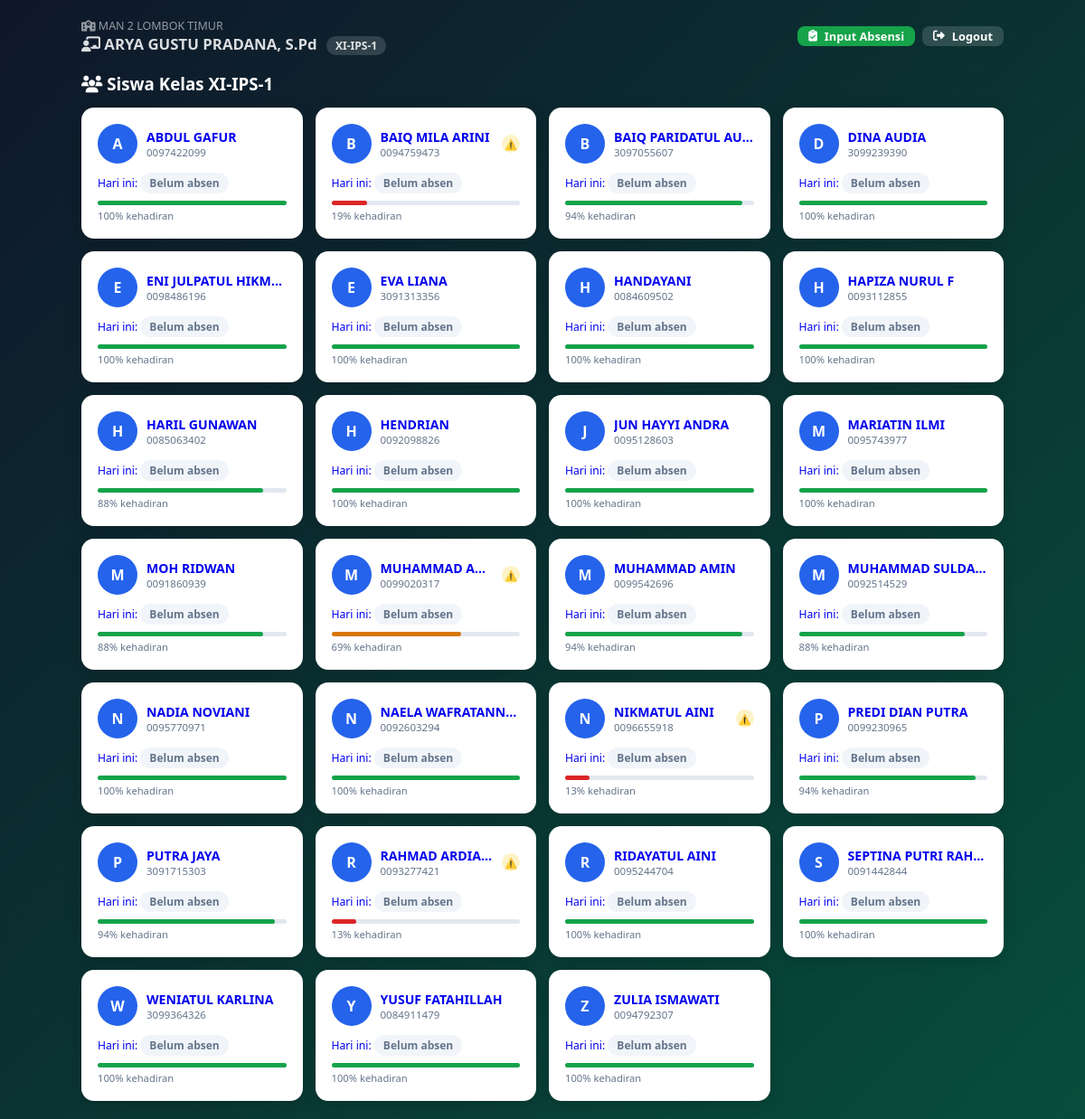
Screenshot of /notif_wali_kelas.php (signed in) with the database file from the repository.
### tables this page shows
CREATE TABLE `pengaturan` (
  `id` int(11) NOT NULL,
  `nama_sekolah` varchar(200) DEFAULT 'Nama Sekolah',
  `alamat` text DEFAULT NULL,
  `logo` varchar(255) DEFAULT NULL,
  `kepala_sekolah` varchar(200) DEFAULT NULL,
  `nip_kepala` varchar(50) DEFAULT NULL,
  `jam_masuk` time DEFAULT '07:00:00',
  `jam_terlambat` time DEFAULT '07:30:00',
  `jam_pulang` time DEFAULT '14:00:00',
  `token_wa` varchar(200) DEFAULT '',
  `pin_admin` varchar(255) DEFAULT NULL
);

CREATE TABLE `wali` (
  `id` int(11) NOT NULL,
  `username` varchar(50) NOT NULL,
  `password` varchar(255) NOT NULL,
  `nama` varchar(100) NOT NULL,
  `jabatan` varchar(100) DEFAULT 'Wali Kelas',
  `created_at` timestamp NOT NULL DEFAULT current_timestamp(),
  `kelas_wali` varchar(30) DEFAULT '',
  `no_hp` varchar(20) DEFAULT '',
  `no_wa` varchar(20) DEFAULT '',
  `foto` varchar(200) DEFAULT '',
  `pin` varchar(255) DEFAULT NULL,
  `foto_wali` varchar(255) DEFAULT '',
  `is_bk` tinyint(1) DEFAULT 0
);

CREATE TABLE `siswa` (
  `id` int(11) NOT NULL,
  `nis` varchar(20) NOT NULL,
  `nama` varchar(100) NOT NULL,
  `kelas` varchar(20) NOT NULL,
  `aktif` tinyint(1) DEFAULT 1,
  `foto` varchar(255) DEFAULT NULL,
  `barcode_img` varchar(255) DEFAULT NULL,
  `password` varchar(255) DEFAULT NULL,
  `created_at` timestamp NOT NULL DEFAULT current_timestamp(),
  `no_wa_ortu` varchar(20) DEFAULT ''
);

### includes/config.php (called while the page is built, shortened)
<?php
$conn = new mysqli(DB_HOST, DB_USER, DB_PASS, DB_NAME);
$conn->set_charset("utf8mb4");
function get_pengaturan() {
    global $conn;
    return $conn->query("SELECT * FROM pengaturan LIMIT 1")->fetch_assoc();
}
?>

### notif_wali_kelas.php (the view, shortened to what this page needs)
<?php
require_once 'includes/config.php';
$wid  = $_SESSION['wali_id'];
$wali = $conn->query("SELECT * FROM wali WHERE id=$wid")->fetch_assoc();
$pengaturan = get_pengaturan();
$kelas_wali = $wali['kelas_wali'] ?? '';
$today = date('Y-m-d');
$mode     = $_GET['mode']  ?? '';
$view_sid = (int)($_GET['siswa'] ?? 0);
?>
<!DOCTYPE html>
<html lang="id">
<head>
<link rel="stylesheet" href="<?= BASE_URL ?>assets/css/style.css">
<link rel="stylesheet" href="https://cdnjs.cloudflare.com/ajax/libs/font-awesome/6.4.0/css/all.min.css">
</head>
<body>
<div class="wrap">
<div class="topbar">
    <div>
        <div style="font-size:.78rem;opacity:.65"><i class="fas fa-school"></i> <?= htmlspecialchars($pengaturan['nama_sekolah']) ?></div>
        <div style="font-weight:700;font-size:1.05rem"><i class="fas fa-chalkboard-teacher"></i> <?= htmlspecialchars($wali['nama']) ?>
        <?php if ($kelas_wali): ?>
        <span style="background:rgba(255,255,255,.15);border-radius:20px;padding:2px 10px;font-size:.75rem;margin-left:6px"><?= $kelas_wali ?></span>
        <?php endif; ?></div>
    </div>
    <div style="display:flex;gap:8px;align-items:center;flex-wrap:wrap">
        <?php if ($kelas_wali): ?>
        <a href="portal_wali.php?mode=absen" class="btn btn-sm" style="background:#16a34a;color:#fff">
            <i class="fas fa-clipboard-check"></i> Input Absensi
        </a>
        <?php endif; ?>
        <a href="?logout=1" class="btn btn-sm" style="background:rgba(255,255,255,.15);color:#fff">
            <i class="fas fa-sign-out-alt"></i> Logout
        </a>
    </div>
</div>
<?php
if ($mode === 'absen'):
    if (!$kelas_wali): ?>
    <div class="card" style="text-align:center;padding:40px;color:#64748b">
        Kelas Anda belum diatur. Hubungi admin.
    </div>
    <?php else:
    $tgl_absen = sanitize($_GET['tgl'] ?? $today);
    $res = $conn->query("SELECT s.*, a.status cur_status, a.keterangan cur_ket, a.metode cur_metode
        FROM siswa s
        LEFT JOIN absensi a ON a.siswa_id=s.id AND a.tanggal='$tgl_absen'
        WHERE s.kelas='$kelas_wali' AND s.aktif=1 ORDER BY s.nama");
    $siswa_list = [];
    while ($r = $res->fetch_assoc()) $siswa_list[] = $r;
    ?>
    <div style="display:flex;gap:8px;align-items:center;margin-bottom:14px;flex-wrap:wrap">
        <a href="portal_wali.php" class="btn btn-sm" style="background:rgba(255,255,255,.15);color:#fff;border-color:rgba(255,255,255,.3)">
            <i class="fas fa-arrow-left"></i> Kembali
        </a>
        <h3 style="color:#fff;margin:0"><i class="fas fa-clipboard-check"></i> Input Absensi – Kelas <?= $kelas_wali ?></h3>
    </div>
    <div class="card mb-3">
        <div class="card-body">
            <form method="GET" style="display:flex;gap:10px;align-items:flex-end;flex-wrap:wrap">
                <input type="hidden" name="mode" value="absen">
                <div>
                    <label class="form-label">Tanggal</label>
                    <input type="date" name="tgl" class="form-control" value="<?= $tgl_absen ?>" max="<?= $today ?>">
                </div>
                <button type="submit" class="btn btn-primary"><i class="fas fa-search"></i> Tampilkan</button>
            </form>
        </div>
    </div>
    <?php if (empty($siswa_list)): ?>
    <div class="card" style="text-align:center;padding:40px;color:#64748b">
        Belum ada siswa di kelas <?= $kelas_wali ?>. Hubungi admin.
    </div>
    <?php else: ?>
    <div class="card mb-3" style="padding:12px 16px">
        <div style="display:flex;gap:6px;flex-wrap:wrap;align-items:center;font-size:.78rem">
            <b style="color:#475569">Status:</b>
            <span class="sBtn aH">✅ Hadir</span>
            <span class="sBtn aT">⏰ Terlambat</span>
            <span class="sBtn aA">❌ Alpa</span>
            <span class="sBtn aS">🏥 Sakit</span>
            <span class="sBtn aI">📋 Izin</span>
            <span class="sBtn aB">🚫 Bolos</span>
        </div>
    </div>
    <form method="POST">
        <input type="hidden" name="save_absen_wali" value="1">
        <input type="hidden" name="tanggal" value="<?= $tgl_absen ?>">
    <div class="card">
        <div class="card-header" style="display:flex;justify-content:space-between;align-items:center">
            <span><i class="fas fa-users" style="color:var(--primary)"></i>
            <?= count($siswa_list) ?> Siswa – <?= format_tanggal($tgl_absen) ?></span>
            <button type="submit" class="btn btn-success btn-sm"><i class="fas fa-save"></i> Simpan</button>
        </div>
        <div class="table-container">
            <table style="font-size:.84rem">
                <thead>
                    <tr><th>#</th><th>Nama Siswa</th><th style="text-align:center">Status</th><th>Keterangan</th></tr>
                </thead>
                <tbody>
                <?php
                $kodeMap = ['Hadir'=>'H','Terlambat'=>'T','Alpa'=>'A','Sakit'=>'S','Izin'=>'I','Bolos'=>'B'];
                foreach ($siswa_list as $i => $s):
                    $cur  = $s['cur_status'] ?: 'Hadir';
                    $kode = $kodeMap[$cur] ?? 'H';
                    $ket  = $s['cur_ket'] ?? '';
                    $met  = $s['cur_metode'] ?? '';
                ?>
                <tr style="<?= $i%2?'background:#f8fafc':'' ?>">
                    <td style="color:#64748b"><?= $i+1 ?></td>
                    <td>
                        <input type="hidden" name="siswa_id[]" value="<?= $s['id'] ?>">
                        <input type="hidden" name="status[]"   id="st<?= $i ?>" value="<?= $cur ?>">
                        <b><?= htmlspecialchars($s['nama']) ?></b>
                        <?php if ($met): ?><br><small style="color:#94a3b8"><?= $met ?></small><?php endif; ?>
                    </td>
                    <td>
                        <div style="display:flex;gap:3px;justify-content:center;flex-wrap:wrap">
                        <?php foreach (['H'=>['Hadir','✅'],'T'=>['Terlambat','⏰'],'A'=>['Alpa','❌'],'S'=>['Sakit','🏥'],'I'=>['Izin','📋'],'B'=>['Bolos','🚫']] as $k=>[$lbl,$ico]): ?>
                        <button type="button" id="b<?= $i ?>_<?= $k ?>"
                            class="sBtn <?= $kode===$k?'a'.$k:'' ?>"
                            onclick="setSt(<?= $i ?>,'<?= $k ?>','<?= $lbl ?>')"
                            title="<?= $lbl ?>">
                            <?= $ico ?>
                        </button>
                        <?php endforeach; ?>
                        </div>
                    </td>
                    <td>
                        <input type="text" name="keterangan[]" class="form-control"
                            value="<?= htmlspecialchars($ket) ?>"
                            placeholder="Keterangan..." style="min-width:120px;font-size:.82rem">
                    </td>
                </tr>
                <?php endforeach; ?>
                </tbody>
            </table>
        </div>
        <div style="padding:12px 16px;border-top:1px solid #e2e8f0;display:flex;justify-content:flex-end">
            <button type="submit" class="btn btn-success"><i class="fas fa-save"></i> Simpan <?= count($siswa_list) ?> Absensi</button>
        </div>
    </div>
    </form>
    <script>
    var LBL = {H:'Hadir',T:'Terlambat',A:'Alpa',S:'Sakit',I:'Izin',B:'Bolos'};
    function setSt(i,k,l){
        document.getElementById('st'+i).value=LBL[k];
        ['H','T','A','S','I','B'].forEach(function(x){
            var b=document.getElementById('b'+i+'_'+x);
            if(b) b.className='sBtn'+(x===k?' a'+x:'');
        });
    }
    </script>
    <?php endif; endif;
else:
    $siswa_all = $kelas_wali
        ? $conn->query("SELECT * FROM siswa WHERE kelas='$kelas_wali' AND aktif=1 ORDER BY nama")
        : null;
?>
    <h3 style="color:#fff;margin-bottom:14px">
        <i class="fas fa-users"></i> Siswa Kelas <?= $kelas_wali ?: '–' ?>
    </h3>
    <?php if (!$kelas_wali): ?>
    <div class="card" style="text-align:center;padding:50px;color:#64748b">
        <i class="fas fa-exclamation-circle fa-2x" style="opacity:.4;display:block;margin-bottom:10px"></i>
        Kelas belum diatur. Hubungi admin untuk mengatur kelas Anda.
    </div>
    <?php else: ?>
    <div class="siswa-grid">
    <?php while ($s=$siswa_all->fetch_assoc()):
        $ab_today = $conn->query("SELECT status FROM absensi WHERE siswa_id={$s['id']} AND tanggal='$today'")->fetch_assoc();
        $alpa     = $conn->query("SELECT COUNT(*) c FROM absensi WHERE siswa_id={$s['id']} AND status='Alpa'")->fetch_assoc()['c'];
        $total_ab = $conn->query("SELECT COUNT(*) c FROM absensi WHERE siswa_id={$s['id']}")->fetch_assoc()['c'];
        $pct2     = $total_ab>0 ? round(($total_ab-$alpa)/$total_ab*100) : 100;
    ?>
    <a href="?siswa=<?= $s['id'] ?>" style="text-decoration:none">
    <div class="siswa-item">
        <div style="display:flex;align-items:center;gap:10px;margin-bottom:10px">
            <?php if (!empty($s['foto'])&&file_exists('uploads/foto/'.$s['foto'])): ?>
            <img src="<?= BASE_URL ?>uploads/foto/<?= $s['foto'] ?>" style="width:44px;height:44px;border-radius:50%;object-fit:cover">
            <?php else: ?>
            <div style="width:44px;height:44px;border-radius:50%;background:var(--primary);display:flex;align-items:center;justify-content:center;color:#fff;font-weight:700;font-size:1rem"><?= strtoupper(substr($s['nama'],0,1)) ?></div>
            <?php endif; ?>
            <div style="flex:1;min-width:0">
                <div style="font-weight:700;font-size:.88rem;white-space:nowrap;overflow:hidden;text-overflow:ellipsis"><?= htmlspecialchars($s['nama']) ?></div>
                <div style="font-size:.72rem;color:#64748b"><?= $s['nis'] ?></div>
            </div>
            <?php if ($alpa>=3): ?>
            <span style="background:#fef3c7;color:#92400e;border-radius:50%;width:20px;height:20px;display:inline-flex;align-items:center;justify-content:center;font-size:.7rem">⚠️</span>
            <?php endif; ?>
        </div>
        <div style="font-size:.76rem;margin-bottom:8px">
            Hari ini: <?= $ab_today ? get_status_badge($ab_today['status']) : '<span class="badge" style="background:#f1f5f9;color:#64748b">Belum absen</span>' ?>
        </div>
        <div style="height:5px;background:#e2e8f0;border-radius:3px">
            <div style="width:<?= $pct2 ?>%;height:100%;background:<?= $pct2>=80?'#16a34a':($pct2>=60?'#d97706':'#dc2626') ?>;border-radius:3px"></div>
        </div>
        <div style="font-size:.7rem;color:#64748b;margin-top:4px"><?= $pct2 ?>% kehadiran</div>
    </div>
    </a>
    <?php endwhile; ?>
    </div>
    <?php endif; endif; ?>
</div>
</body>
</html>

### assets/css/style.css (style rules this page uses)
:root { --primary: #2563eb; --primary-dark: #1d4ed8; --secondary: #64748b; --success: #16a34a; --warning: #d97706; --danger: #dc2626; --info: #0891b2; --purple: #7c3aed; --sidebar-bg: #0f172a; --sidebar-width: 260px; --topbar-height: 60px; --bg: #f1f5f9; --card-bg: #ffffff; --text: #1e293b; --text-muted: #64748b; --border: #e2e8f0; --radius: 12px; --shadow: 0 1px 3px rgba(0,0,0,.1), 0 1px 2px rgba(0,0,0,.06); --shadow-md: 0 4px 6px -1px rgba(0,0,0,.1), 0 2px 4px -1px rgba(0,0,0,.06); --shadow-lg: 0 10px 15px -3px rgba(0,0,0,.1), 0 4px 6px -2px rgba(0,0,0,.05); }
* { margin: 0; padding: 0; box-sizing: border-box; }
body { font-family: 'Segoe UI', system-ui, -apple-system, sans-serif; background: var(--bg); color: var(--text); min-height: 100vh; }
.badge { display: inline-flex; align-items: center; gap: 4px; padding: 3px 10px; border-radius: 20px; font-size: .75rem; font-weight: 600; }
.btn { display: inline-flex; align-items: center; gap: 8px; padding: 9px 18px; border-radius: 8px; border: none; cursor: pointer; font-size: .875rem; font-weight: 600; transition: all .2s; text-decoration: none; line-height: 1; }
.btn-sm { padding: 5px 12px; font-size: .8rem; }

### notif_wali_kelas.php (style rules this page uses)
body { background:linear-gradient(135deg,#0f172a,#064e3b);min-height:100vh;padding:20px; }
.wrap { max-width:1020px;margin:0 auto; }
.topbar { display:flex;justify-content:space-between;align-items:center;margin-bottom:20px;color:rgba(255,255,255,.85); }
.siswa-grid { display:grid;grid-template-columns:repeat(auto-fill,minmax(210px,1fr));gap:14px; }
.siswa-item { background:#fff;border-radius:14px;padding:18px;cursor:pointer;transition:.2s;box-shadow:0 4px 16px rgba(0,0,0,.15); }

### rows the page displays
pengaturan: nama_sekolah "MAN 2 LOMBOK TIMUR"
wali: nama "ARYA GUSTU PRADANA, S.Pd", kelas_wali "XI-IPS-1"
siswa: nama "A", nama "ABDUL GAFUR", nis "0097422099", pct2 "100"
siswa: nama "B", nama "BAIQ MILA ARINI", nis "0094759473", pct2 "19"
siswa: nama "B", nama "BAIQ PARIDATUL AU…", nis "3097055607", pct2 "94"
siswa: nama "D", nama "DINA AUDIA", nis "3099239390", pct2 "100"
siswa: nama "E", nama "ENI JULPATUL HIKM…", nis "0098486196", pct2 "100"
siswa: nama "E", nama "EVA LIANA", nis "3091313356", pct2 "100"
siswa: nama "H", nama "HANDAYANI", nis "0084609502", pct2 "100"
siswa: nama "H", nama "HAPIZA NURUL F", nis "0093112855", pct2 "100"
siswa: nama "H", nama "HARIL GUNAWAN", nis "0085063402", pct2 "88"
siswa: nama "H", nama "HENDRIAN", nis "0092098826", pct2 "100"
siswa: nama "J", nama "JUN HAYYI ANDRA", nis "0095128603", pct2 "100"
siswa: nama "M", nama "MARIATIN ILMI", nis "0095743977", pct2 "100"
siswa: nama "M", nama "MOH RIDWAN", nis "0091860939", pct2 "88"
siswa: nama "M", nama "MUHAMMAD A…", nis "0099020317", pct2 "69"
siswa: nama "M", nama "MUHAMMAD AMIN", nis "0099542696", pct2 "94"
siswa: nama "M", nama "MUHAMMAD SULDA…", nis "0092514529", pct2 "88"
siswa: nama "N", nama "NADIA NOVIANI", nis "0095770971", pct2 "100"
siswa: nama "N", nama "NAELA WAFRATANN…", nis "0092603294", pct2 "100"
siswa: nama "N", nama "NIKMATUL AINI", nis "0096655918", pct2 "13"
siswa: nama "P", nama "PREDI DIAN PUTRA", nis "0099230965", pct2 "94"
siswa: nama "P", nama "PUTRA JAYA", nis "3091715303", pct2 "94"
siswa: nama "R", nama "RAHMAD ARDIA…", nis "0093277421", pct2 "13"
siswa: nama "R", nama "RIDAYATUL AINI", nis "0095244704", pct2 "100"
siswa: nama "S", nama "SEPTINA PUTRI RAH…", nis "0091442844", pct2 "100"
siswa: nama "W", nama "WENIATUL KARLINA", nis "3099364326", pct2 "100"
siswa: nama "Y", nama "YUSUF FATAHILLAH", nis "0084911479", pct2 "100"
siswa: nama "Z", nama "ZULIA ISMAWATI", nis "0094792307", pct2 "100"
